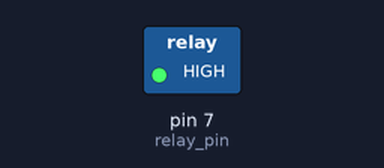
Bench run of a sketch on a simulated Arduino Uno, built with avr-gcc and run on an emulated ATmega328P. On the bench: switched loads named in the sketch (green lamp = pin HIGH).

Above: at 2.5 s.
At 5.2 s:
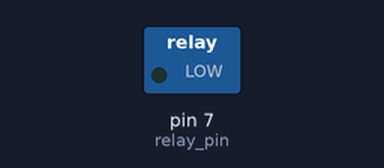
Timing chart, 0 to 7.2 s (numbered marks = the images above):
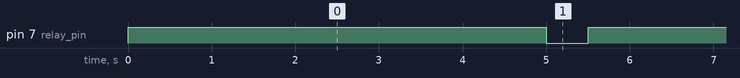

The sketch:

Capstone_Solenoid.ino
```cpp
int relay_pin = 7;

void setup() {
  // put your setup code here, to run once:
  pinMode(relay_pin,OUTPUT);
}

void loop() {
  // put your main code here, to run repeatedly:
  digitalWrite(relay_pin,HIGH);//lock out
  delay(5000);
  digitalWrite(relay_pin,LOW);//lock in
  delay(500);
}
```

Measured:
- by itself, pin 7 (relay_pin): alternates HIGH for 5.0 s and LOW for 0.50 s
